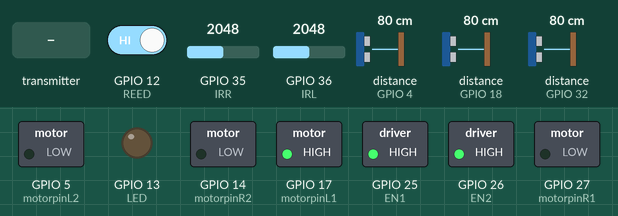
Recording of a sketch running on a simulated ESP32. Parts: switched loads named in the sketch (green lamp = pin HIGH), output pins drawn as LEDs (lit = HIGH). Wiring (inferred from the names in the program): ultrasonic range finder: trigger GPIO 16; echo GPIO 4. Dashed ring = blinking. The inputs (shaded band) are chosen by the test bench; at power-on: distance to the obstacle (sensors on GPIO 4, GPIO 18, GPIO 32) 80 cm, GPIO 12 (REED) HIGH, GPIO 35 (IRR) = 2048, GPIO 36 (IRL) = 2048. The echo pulse lasts 58.3 µs per cm; pins used as bus, display or sensor lines are not drawn; what the sketch prints to the serial monitor is not drawn.

Above: at 1.2 s.
1.3 s: distance to the obstacle (sensor on GPIO 4) set to 2 cm
At 5.6 s:
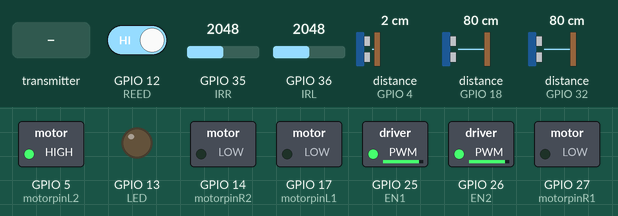
6.5 s: the transmitter starts sending a = 1024
At 7.6 s:
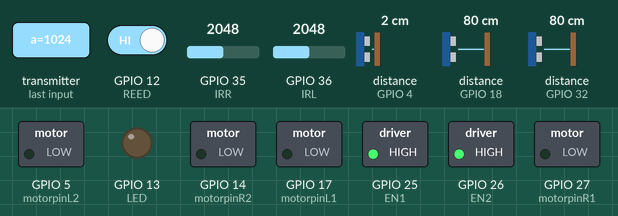
8.1 s: GPIO 12 (REED) driven LOW
At 8.9 s:
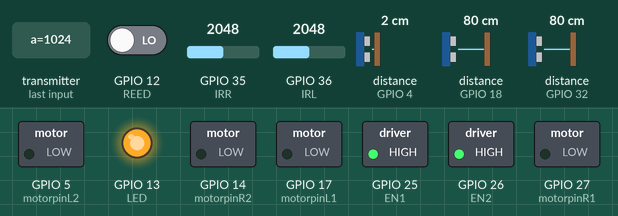
9.6 s: the transmitter starts sending a = 0
At 10.1 s:
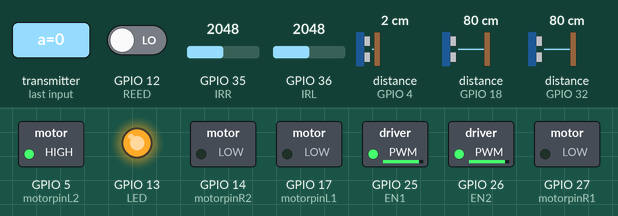
11.2 s: distance to the obstacle (sensor on GPIO 4) set to 9 cm
At 16.3 s:
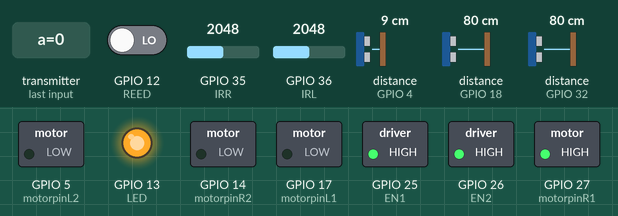
21.0 s: distance to the obstacle (sensor on GPIO 18) set to 12 cm
24.5 s: distance to the obstacle (sensor on GPIO 18) set to 9 cm
At 25.3 s:
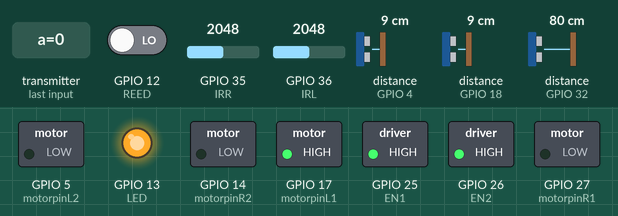
Timing chart, 0 to 33.6 s (numbered marks = the images above; inputs shaded):
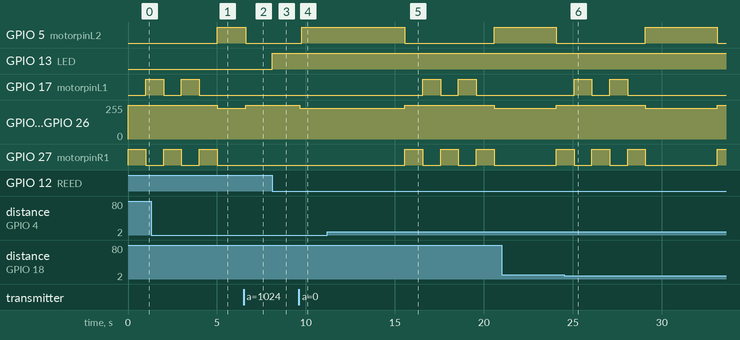

The sketch:

codeACM.ino
```cpp
#include <Arduino.h>
#include <esp_now.h>
#include <WiFi.h>

typedef struct struct_message {
  int a;
  int b;
  int c;
  int d;
  int e;
} struct_message;
struct_message myData;


#define motorpinL1 17 //motorlinks
#define motorpinL2 5
#define motorpinR1 27 //motorrechts
#define motorpinR2 14
int EN1 = 25;
int EN2 = 26;
#define IRL 36 //IRlinks
#define IRR 35 //IRrechts

#define LED 13 //led als test voor de REED
#define REED 12 //REED

const int echoPinOnder = 4; //echo pin US
const int trigPinOnder = 16; //trig pin US
long durationOnder; //duration US
int distanceOnder; // afstand

const int echoPinLinks = 32; //echo pin US
const int trigPinLinks = 33; //trig pin US
long durationLinks; //duration US
int distanceLinks; // afstand


const int echoPinRechts = 18; //echo pin US
const int trigPinRechts = 19; //trig pin US
long durationRechts; //duration US
int distanceRechts; // afstand

static unsigned long startTime;

//status IR
int IRlinks;
int IRrechts;
int REEDstatus;
int maxIR = 750; //maximale waarde dat geld om iets waar te nemen
int maxUS = 50;
int maxUSO = 8;
const int freq = 30000;
const int pwmChannel = 0;
const int resolution = 8;
int dutyCycle = 230;
const int freq2 = 30000;
const int pwmChannel2 = 0;
const int resolution2 = 8;
int dutyCycle2 = 230;


void linksVoor();
void linksAchter();
void rechtsVoor();
void rechtsAchter();
void voor();
void achter();
void ontwijken();
void bijsturen();
void IRsensor();
void USlinks();
void USrechts();
void USonder();
void OnDataRecv(const uint8_t * mac, const uint8_t *incomingData, int len);

void OnDataRecv(const uint8_t * mac, const uint8_t *incomingData, int len) {
  memcpy(&myData, incomingData, sizeof(myData));
  Serial.print("Bytes received!");
}

void linksVoor() {
  digitalWrite(motorpinL1, LOW);
  digitalWrite(motorpinL2, LOW);
  digitalWrite(motorpinR1, LOW);
  digitalWrite(motorpinR2, HIGH);
  Serial.println("naar links");
}
void linksAchter() {
  digitalWrite(motorpinL1, LOW);
  digitalWrite(motorpinL2, HIGH);
  digitalWrite(motorpinR1, LOW);
  digitalWrite(motorpinR2, LOW);
  Serial.println("naar links");
}
void rechtsVoor() {
  digitalWrite(motorpinL1, HIGH);
  digitalWrite(motorpinL2, LOW);
  digitalWrite(motorpinR1, LOW);
  digitalWrite(motorpinR2, LOW);
  Serial.println("kies rechts");
}
void rechtsAchter() {
  digitalWrite(motorpinL1, LOW);
  digitalWrite(motorpinL2, LOW);
  digitalWrite(motorpinR1, HIGH);
  digitalWrite(motorpinR2, LOW);
  Serial.println("naar rechts");
}
void voor() {
  digitalWrite(motorpinL1, HIGH);
  digitalWrite(motorpinL2, LOW);
  digitalWrite(motorpinR1, LOW);
  digitalWrite(motorpinR2, HIGH);
  Serial.println("naar voren");
}
void achter() {
  digitalWrite(motorpinL1, LOW);
  digitalWrite(motorpinL2, HIGH);
  digitalWrite(motorpinR1, HIGH);
  digitalWrite(motorpinR2, LOW);
  Serial.println("naar achter");
}

void ontwijken() { //De motor een bepaalde kant op laten draaien afhankelijk van de US waarde
  if (distanceLinks <= maxUS && distanceRechts > maxUS && distanceOnder <= maxUSO) {
    rechtsVoor();
  }
  else if (distanceLinks > maxUS && distanceRechts <= maxUS && distanceOnder <= maxUSO) {
    linksVoor();
  }
  else if (distanceLinks <= maxUS && distanceRechts <= maxUS && distanceOnder <= maxUSO) {
    if (distanceLinks < distanceRechts) {
      rechtsVoor();
    }
    else {
      linksVoor();
    }
  }
}
void bijsturen() {
  if (IRlinks > maxIR && IRrechts <= maxIR) {
    rechtsAchter();
  }
  else if (IRlinks <= maxIR && IRrechts > maxIR) {
    linksAchter();
  }
  else if (IRlinks > maxIR && IRrechts > maxIR) {
    linksAchter();
  }
}
void IRsensor() {
  IRrechts = analogRead(IRR);
  IRlinks = analogRead(IRL);
  startTime = millis();
  Serial.println("Test");
  Serial.println(IRrechts);
  Serial.println(IRlinks);
}

void USlinks() {
  //________ultrasoon Links_________________________
  digitalWrite(trigPinLinks, LOW);
  delayMicroseconds(2);
  digitalWrite(trigPinLinks, HIGH);
  delayMicroseconds(10);
  digitalWrite(trigPinLinks, LOW);
  durationLinks = pulseIn(echoPinLinks, HIGH);
  distanceLinks = durationLinks * 0.034 / 2;
  Serial.print("Distance: ");
  Serial.print(distanceLinks);
  Serial.println(" cm");
  //_________________________________________________
}
void USrechts() {
  //________ultrasoon Rechts_________________________
  digitalWrite(trigPinRechts, LOW);
  delayMicroseconds(2);
  digitalWrite(trigPinRechts, HIGH);
  delayMicroseconds(10);
  digitalWrite(trigPinRechts, LOW);
  durationRechts = pulseIn(echoPinRechts, HIGH);
  distanceRechts = durationRechts * 0.034 / 2;
  Serial.print("Distance: ");
  Serial.print(distanceRechts);
  Serial.println(" cm");
  //_________________________________________________
  // USonder();
}
void USonder() {
  //________ultrasoon Onder_________________________
  digitalWrite(trigPinOnder, LOW);
  delayMicroseconds(2);
  digitalWrite(trigPinOnder, HIGH);
  delayMicroseconds(10);
  digitalWrite(trigPinOnder, LOW);
  durationOnder = pulseIn(echoPinOnder, HIGH);
  distanceOnder = durationOnder * 0.034 / 2;
  Serial.print("Distance: ");
  Serial.print(distanceOnder);
  Serial.println(" cm");
  //_________________________________________________
}

void setup() {
  WiFi.mode(WIFI_STA);
  if (esp_now_init() != ESP_OK) {
    Serial.println("Error initializing ESP-NOW");
    return;
  }
  esp_now_register_recv_cb(OnDataRecv);

  pinMode(motorpinL1, OUTPUT);
  pinMode(motorpinL2, OUTPUT);
  pinMode(motorpinR1, OUTPUT);
  pinMode(motorpinR2, OUTPUT);
  pinMode(EN1, OUTPUT);
  pinMode(EN2, OUTPUT);
  pinMode(IRL, INPUT);
  pinMode(IRR, INPUT);

  pinMode(REED, INPUT);
  pinMode(LED, OUTPUT);

  pinMode(trigPinLinks, OUTPUT);
  pinMode(echoPinLinks, INPUT);
  pinMode(trigPinRechts, OUTPUT);
  pinMode(echoPinRechts, INPUT);
  pinMode(trigPinOnder, OUTPUT);
  pinMode(echoPinOnder, INPUT);
  ledcSetup(pwmChannel, freq, resolution);
  ledcSetup(pwmChannel2, freq2, resolution2);
  ledcAttachPin(EN1, pwmChannel);
  ledcAttachPin(EN2, pwmChannel2);
  Serial.begin(9600);
}

void loop() {
  REEDstatus = digitalRead(REED);
  if (REEDstatus == LOW) {
  digitalWrite(LED, HIGH);
  }
  if (myData.a == 0) {
    ledcWrite(pwmChannel, dutyCycle);
    ledcWrite(pwmChannel2, dutyCycle2);
    // REEDstatus = digitalRead(REED);
    USonder();
    if (millis() - startTime > 100) {
      IRsensor();
      USlinks();
      USrechts();
      Serial.println("___________________________");
      Serial.println(distanceLinks);
      Serial.println(distanceRechts);
      Serial.println(distanceOnder);
      Serial.println("_________________________");
    }

    Serial.println(IRlinks);
    Serial.println(IRrechts);
    if (distanceOnder > maxUSO) {
      ledcWrite(pwmChannel, 255);
      ledcWrite(pwmChannel2, 255);
      rechtsAchter();
      delay(1000);
      rechtsVoor();
      delay(1000);
      rechtsAchter();
      delay(1000);
      rechtsVoor();
      delay(1000);
      rechtsAchter();
      delay(1000);
      // rechtsVoor();
      // delay(1000);
      IRsensor();
      ledcWrite(pwmChannel, dutyCycle);
      ledcWrite(pwmChannel2, dutyCycle2);
      //startTime = millis();
    }
    else if (IRlinks > maxIR || IRrechts > maxIR) {
      bijsturen();
    }
    else if (distanceLinks < maxUS || distanceRechts < maxUS /*|| distanceOnder > maxUSO*/) {
      ontwijken();
    }
    else {
      voor();
    }
  } else {
      ledcWrite(pwmChannel, 255);
      ledcWrite(pwmChannel2, 255);
    //linkerkant besturen
    if (myData.b == 1) {
      //links links knopje = linkerkant achteruit draaien
      digitalWrite(motorpinL1, LOW);
      digitalWrite(motorpinL2, HIGH);
    } else if (myData.c == 1) {
      //midden links knopje = linkerkant vooruit draaien
      digitalWrite(motorpinL1, HIGH);
      digitalWrite(motorpinL2, LOW);
    } else {
      //standaard staat de linkerkant uit
      digitalWrite(motorpinL1, LOW);
      digitalWrite(motorpinL2, LOW);
    }

    //rechterkant besturen
    if (myData.d == 1) {
      //midden rechts knopje = rehterkant achteruit draaien
      digitalWrite(motorpinR1, HIGH);
      digitalWrite(motorpinR2, LOW);
    } else if (myData.e == 1) {
      //rechts rechts knopje = rechterkant vooruit draaien
      digitalWrite(motorpinR1, LOW);
      digitalWrite(motorpinR2, HIGH);
    } else {
      //standaard staat de rechterkant uit
      digitalWrite(motorpinR1, LOW);
      digitalWrite(motorpinR2, LOW);
    }
  }
}
```

Measured:
- the behaviour switches between 11 and 10 cm on distance to the obstacle (sensor on GPIO 18) (found by bisection; images 5 and 6)
- after the input at 1.3 s, GPIO 5 (motorpinL2): LOW → HIGH after 3.7 s; GPIO 17 (motorpinL1): goes on until 4.0 s, then stays LOW; GPIO 25 (EN1), GPIO 26 (EN2): 255/255 → 229/255 after 3.7 s
- after the input at 6.5 s, GPIO 5 (motorpinL2): HIGH → LOW after 0.13 s; GPIO 25 (EN1), GPIO 26 (EN2): 229/255 → 255/255 after 0.13 s
- after the input at 8.1 s, GPIO 13 (LED): LOW → HIGH at once
- after the input at 9.6 s, GPIO 5 (motorpinL2): LOW → HIGH after 0.15 s; GPIO 25 (EN1), GPIO 26 (EN2): 255/255 → 229/255 after 0.05 s
- after the input at 11.2 s, GPIO 5 (motorpinL2): HIGH → LOW after 4.4 s, → HIGH 5.0 s later; GPIO 17 (motorpinL1): alternates HIGH for 1.0 s and LOW for 1.0 s, starting after 5.4 s; GPIO 25 (EN1), GPIO 26 (EN2): 229/255 → 255/255 after 4.4 s, → 229/255 5.0 s later; GPIO 27 (motorpinR1): alternates HIGH for 1.0 s and LOW for 1.0 s, starting after 4.4 s
- after the input at 24.5 s, GPIO 17 (motorpinL1): goes on until 28.1 s, then stays LOW
- by itself, GPIO 27 (motorpinR1): alternates HIGH for 1.0 s and LOW for 1.0 s
